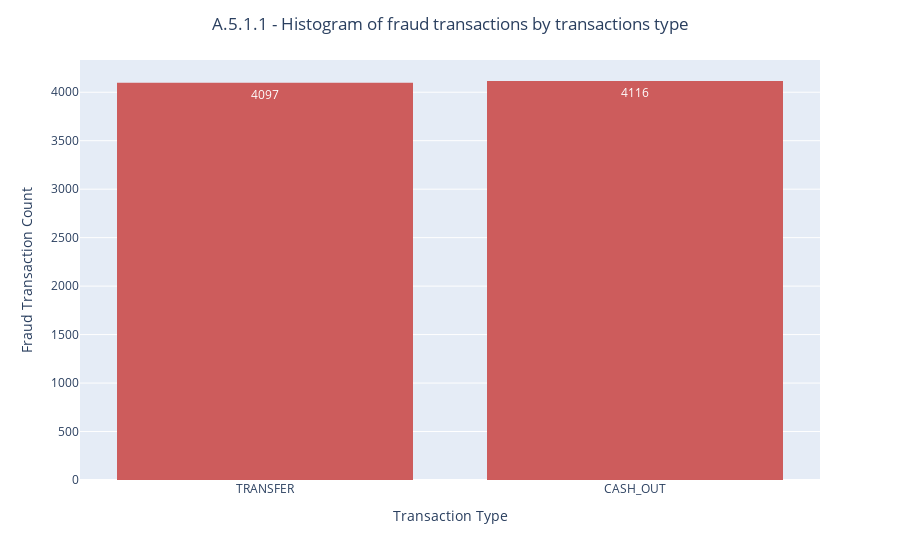

The notebook cell this image was saved under:
### Markdown cell above
![](images/A.5.1.0_histogram_transaction_type.png)

### Code cell
# A.5.1.1 Histogram by 'type' for fraud transactions only
fig = px.histogram(fraud_df, x="type", text_auto=True, color_discrete_sequence=['indianred'])
fig.update_layout(title={'text': 'A.5.1.1 - Histogram of fraud transactions by transactions type','x': 0.5,'xanchor': 'center'},
                 xaxis_title_text='Transaction Type', yaxis_title_text='Fraud Transaction Count')
fig.write_image("images/A.5.1.1_histogram_fraud_transaction_type.png")
fig.write_html("plots/A.5.1.1_histogram_fraud_transaction_type.html")
fig.show()

### Figure 1 — Plotly figure (JSON) as saved in the notebook; plotly's stock layout.template omitted (floating-point values rounded to 4 significant figures; data arrays with more than 128 entries replaced by an {"elided": "..."} marker saying what was removed)
{"data": [{"bingroup": "x", "hovertemplate": "type=%{x}<br>count=%{y}<extra></extra>", "legendgroup": "", "marker": {"color": "indianred", "pattern": {"shape": ""}}, "name": "", "orientation": "v", "showlegend": false, "texttemplate": "%{value}", "type": "histogram", "x": {"elided": "8213 str values"}, "xaxis": "x", "yaxis": "y"}], "layout": {"barmode": "relative", "legend": {"tracegroupgap": 0}, "margin": {"t": 60}, "title": {"text": "A.5.1.1 - Histogram of fraud transactions by transactions type", "x": 0.5, "xanchor": "center"}, "xaxis": {"anchor": "y", "domain": [0, 1], "title": {"text": "Transaction Type"}}, "yaxis": {"anchor": "x", "domain": [0, 1], "title": {"text": "Fraud Transaction Count"}}}}
